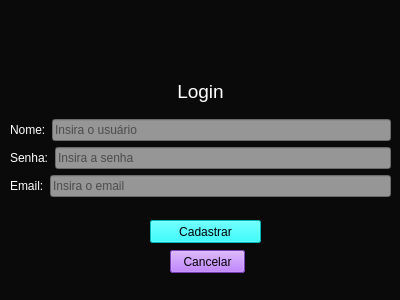
<?xml version="1.0" encoding="UTF-8"?>
<ui version="4.0">
 <class>Dialog</class>
 <widget class="QDialog" name="Dialog">
  <property name="windowModality">
   <enum>Qt::ApplicationModal</enum>
  </property>
  <property name="geometry">
   <rect>
    <x>0</x>
    <y>0</y>
    <width>400</width>
    <height>300</height>
   </rect>
  </property>
  <property name="windowTitle">
   <string>Login</string>
  </property>
  <property name="styleSheet">
   <string notr="true">background-color: rgb(10, 10, 10);</string>
  </property>
  <widget class="QPushButton" name="enter_btn">
   <property name="geometry">
    <rect>
     <x>150</x>
     <y>220</y>
     <width>111</width>
     <height>23</height>
    </rect>
   </property>
   <property name="styleSheet">
    <string notr="true">background-color: rgb(0, 255, 255);</string>
   </property>
   <property name="text">
    <string>Entrar</string>
   </property>
   <property name="autoDefault">
    <bool>true</bool>
   </property>
  </widget>
  <widget class="QPushButton" name="regis_btn">
   <property name="geometry">
    <rect>
     <x>170</x>
     <y>250</y>
     <width>75</width>
     <height>23</height>
    </rect>
   </property>
   <property name="styleSheet">
    <string notr="true">background-color: rgb(170, 85, 255);</string>
   </property>
   <property name="text">
    <string>Registrar</string>
   </property>
   <property name="autoDefault">
    <bool>false</bool>
   </property>
  </widget>
  <widget class="QPushButton" name="cad_btn">
   <property name="geometry">
    <rect>
     <x>150</x>
     <y>220</y>
     <width>111</width>
     <height>23</height>
    </rect>
   </property>
   <property name="styleSheet">
    <string notr="true">background-color: rgb(0, 255, 255)</string>
   </property>
   <property name="text">
    <string>Cadastrar</string>
   </property>
   <property name="autoDefault">
    <bool>false</bool>
   </property>
  </widget>
  <widget class="QPushButton" name="cancel_btn">
   <property name="geometry">
    <rect>
     <x>170</x>
     <y>250</y>
     <width>75</width>
     <height>23</height>
    </rect>
   </property>
   <property name="styleSheet">
    <string notr="true">background-color: rgb(170, 85, 255);</string>
   </property>
   <property name="text">
    <string>Cancelar</string>
   </property>
  </widget>
  <widget class="QWidget" name="widget" native="true">
   <property name="geometry">
    <rect>
     <x>10</x>
     <y>70</y>
     <width>381</width>
     <height>127</height>
    </rect>
   </property>
   <layout class="QVBoxLayout" name="verticalLayout_2">
    <item>
     <widget class="QLabel" name="label_3">
      <property name="font">
       <font>
        <family>Arial</family>
        <pointsize>14</pointsize>
       </font>
      </property>
      <property name="text">
       <string>&lt;html&gt;&lt;head/&gt;&lt;body&gt;&lt;p align=&quot;center&quot;&gt;&lt;span style=&quot; color:#ffffff;&quot;&gt;Login&lt;/span&gt;&lt;/p&gt;&lt;/body&gt;&lt;/html&gt;</string>
      </property>
     </widget>
    </item>
    <item>
     <layout class="QVBoxLayout" name="verticalLayout">
      <item>
       <layout class="QHBoxLayout" name="horizontalLayout_3">
        <item>
         <widget class="QLabel" name="label">
          <property name="text">
           <string>&lt;html&gt;&lt;head/&gt;&lt;body&gt;&lt;p&gt;&lt;span style=&quot; color:#ffffff;&quot;&gt;Nome:&lt;/span&gt;&lt;/p&gt;&lt;/body&gt;&lt;/html&gt;</string>
          </property>
         </widget>
        </item>
        <item>
         <widget class="QLineEdit" name="usuario">
          <property name="styleSheet">
           <string notr="true">background-color: rgb(150, 150, 150);</string>
          </property>
          <property name="placeholderText">
           <string>Insira o usuário</string>
          </property>
         </widget>
        </item>
       </layout>
      </item>
      <item>
       <layout class="QHBoxLayout" name="horizontalLayout_2">
        <item>
         <widget class="QLabel" name="label_2">
          <property name="text">
           <string>&lt;html&gt;&lt;head/&gt;&lt;body&gt;&lt;p&gt;&lt;span style=&quot; color:#ffffff;&quot;&gt;Senha:&lt;/span&gt;&lt;/p&gt;&lt;/body&gt;&lt;/html&gt;</string>
          </property>
         </widget>
        </item>
        <item>
         <widget class="QLineEdit" name="senha">
          <property name="styleSheet">
           <string notr="true">background-color: rgb(150, 150, 150);</string>
          </property>
          <property name="placeholderText">
           <string>Insira a senha</string>
          </property>
         </widget>
        </item>
       </layout>
      </item>
      <item>
       <layout class="QHBoxLayout" name="horizontalLayout">
        <item>
         <widget class="QLabel" name="label_email">
          <property name="sizePolicy">
           <sizepolicy hsizetype="Fixed" vsizetype="Preferred">
            <horstretch>0</horstretch>
            <verstretch>0</verstretch>
           </sizepolicy>
          </property>
          <property name="minimumSize">
           <size>
            <width>34</width>
            <height>0</height>
           </size>
          </property>
          <property name="text">
           <string>&lt;html&gt;&lt;head/&gt;&lt;body&gt;&lt;p&gt;&lt;span style=&quot; color:#ffffff;&quot;&gt;Email:&lt;/span&gt;&lt;/p&gt;&lt;/body&gt;&lt;/html&gt;</string>
          </property>
         </widget>
        </item>
        <item>
         <widget class="QLineEdit" name="email">
          <property name="styleSheet">
           <string notr="true">background-color: rgb(150, 150, 150);</string>
          </property>
          <property name="placeholderText">
           <string>Insira o email</string>
          </property>
         </widget>
        </item>
       </layout>
      </item>
     </layout>
    </item>
   </layout>
  </widget>
  <widget class="QLabel" name="label_4">
   <property name="geometry">
    <rect>
     <x>10</x>
     <y>10</y>
     <width>381</width>
     <height>281</height>
    </rect>
   </property>
   <property name="text">
    <string/>
   </property>
   <property name="pixmap">
    <pixmap>../assets/icons/Library.jpg</pixmap>
   </property>
   <property name="scaledContents">
    <bool>true</bool>
   </property>
  </widget>
  <zorder>label_4</zorder>
  <zorder>enter_btn</zorder>
  <zorder>regis_btn</zorder>
  <zorder>cad_btn</zorder>
  <zorder>cancel_btn</zorder>
  <zorder>widget</zorder>
 </widget>
 <resources/>
 <connections/>
</ui>
